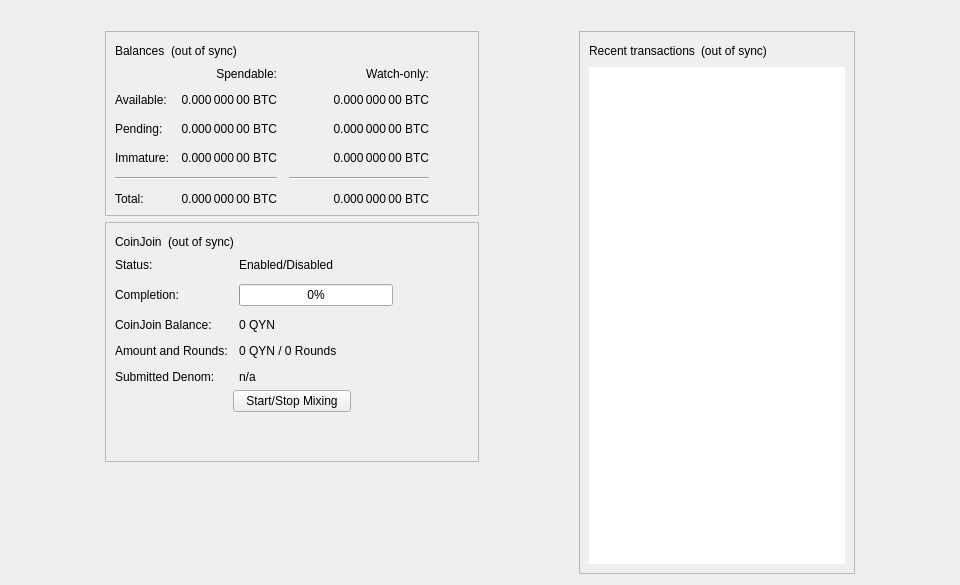
<?xml version="1.0" encoding="UTF-8"?>
<ui version="4.0">
 <class>OverviewPage</class>
 <widget class="QWidget" name="OverviewPage">
  <property name="geometry">
   <rect>
    <x>0</x>
    <y>0</y>
    <width>960</width>
    <height>585</height>
   </rect>
  </property>
  <property name="minimumSize">
   <size>
    <width>960</width>
    <height>0</height>
   </size>
  </property>
  <property name="windowTitle">
   <string>Form</string>
  </property>
  <layout class="QVBoxLayout" name="topLayout">
   <item>
    <widget class="QLabel" name="labelAlerts">
     <property name="visible">
      <bool>false</bool>
     </property>
     <property name="wordWrap">
      <bool>true</bool>
     </property>
     <property name="margin">
      <number>3</number>
     </property>
     <property name="textInteractionFlags">
      <set>Qt::TextSelectableByMouse</set>
     </property>
    </widget>
   </item>
   <item>
    <layout class="QHBoxLayout" name="horizontalLayout" stretch="1,0,1,0,1">
     <item>
      <spacer name="horizontalSpacerLeft">
       <property name="orientation">
        <enum>Qt::Horizontal</enum>
       </property>
       <property name="sizeType">
        <enum>QSizePolicy::Preferred</enum>
       </property>
       <property name="sizeHint" stdset="0">
        <size>
         <width>10</width>
         <height>20</height>
        </size>
       </property>
      </spacer>
     </item>
     <item>
      <layout class="QVBoxLayout" name="verticalLayout_2">
       <item>
        <widget class="QFrame" name="frame">
         <property name="frameShape">
          <enum>QFrame::StyledPanel</enum>
         </property>
         <property name="frameShadow">
          <enum>QFrame::Raised</enum>
         </property>
         <layout class="QVBoxLayout" name="verticalLayout_4">
          <item>
           <layout class="QHBoxLayout" name="horizontalLayout_4">
            <item>
             <widget class="QLabel" name="label_5">
              <property name="text">
               <string>Balances</string>
              </property>
             </widget>
            </item>
            <item>
             <widget class="QLabel" name="labelWalletStatus">
              <property name="toolTip">
               <string>The displayed information may be out of date. Your wallet automatically synchronizes with the qYen network after a connection is established, but this process has not completed yet.</string>
              </property>
              <property name="text">
               <string notr="true">(out of sync)</string>
              </property>
              <property name="alignment">
               <set>Qt::AlignLeading|Qt::AlignLeft|Qt::AlignVCenter</set>
              </property>
             </widget>
            </item>
            <item>
             <spacer name="horizontalSpacer_3">
              <property name="orientation">
               <enum>Qt::Horizontal</enum>
              </property>
              <property name="sizeHint" stdset="0">
               <size>
                <width>40</width>
                <height>20</height>
               </size>
              </property>
             </spacer>
            </item>
           </layout>
          </item>
          <item>
           <layout class="QGridLayout" name="gridLayout">
            <property name="spacing">
             <number>12</number>
            </property>
            <item row="2" column="2">
             <widget class="QLabel" name="labelWatchPending">
              <property name="cursor">
               <cursorShape>IBeamCursor</cursorShape>
              </property>
              <property name="toolTip">
               <string>Unconfirmed transactions to watch-only addresses</string>
              </property>
              <property name="text">
               <string notr="true">0.000 000 00 BTC</string>
              </property>
              <property name="alignment">
               <set>Qt::AlignRight|Qt::AlignTrailing|Qt::AlignVCenter</set>
              </property>
              <property name="textInteractionFlags">
               <set>Qt::LinksAccessibleByMouse|Qt::TextSelectableByKeyboard|Qt::TextSelectableByMouse</set>
              </property>
             </widget>
            </item>
            <item row="2" column="1">
             <widget class="QLabel" name="labelUnconfirmed">
              <property name="cursor">
               <cursorShape>IBeamCursor</cursorShape>
              </property>
              <property name="toolTip">
               <string>Total of transactions that have yet to be confirmed, and do not yet count toward the spendable balance</string>
              </property>
              <property name="text">
               <string notr="true">0.000 000 00 BTC</string>
              </property>
              <property name="alignment">
               <set>Qt::AlignRight|Qt::AlignTrailing|Qt::AlignVCenter</set>
              </property>
              <property name="textInteractionFlags">
               <set>Qt::LinksAccessibleByMouse|Qt::TextSelectableByKeyboard|Qt::TextSelectableByMouse</set>
              </property>
             </widget>
            </item>
            <item row="3" column="2">
             <widget class="QLabel" name="labelWatchImmature">
              <property name="cursor">
               <cursorShape>IBeamCursor</cursorShape>
              </property>
              <property name="toolTip">
               <string>Mined balance in watch-only addresses that has not yet matured</string>
              </property>
              <property name="text">
               <string notr="true">0.000 000 00 BTC</string>
              </property>
              <property name="alignment">
               <set>Qt::AlignRight|Qt::AlignTrailing|Qt::AlignVCenter</set>
              </property>
              <property name="textInteractionFlags">
               <set>Qt::LinksAccessibleByMouse|Qt::TextSelectableByKeyboard|Qt::TextSelectableByMouse</set>
              </property>
             </widget>
            </item>
            <item row="4" column="0" colspan="2">
             <widget class="Line" name="lineSpendableBalance">
              <property name="orientation">
               <enum>Qt::Horizontal</enum>
              </property>
             </widget>
            </item>
            <item row="4" column="2">
             <widget class="Line" name="lineWatchBalance">
              <property name="sizePolicy">
               <sizepolicy hsizetype="Preferred" vsizetype="Fixed">
                <horstretch>0</horstretch>
                <verstretch>0</verstretch>
               </sizepolicy>
              </property>
              <property name="minimumSize">
               <size>
                <width>140</width>
                <height>0</height>
               </size>
              </property>
              <property name="orientation">
               <enum>Qt::Horizontal</enum>
              </property>
             </widget>
            </item>
            <item row="5" column="0">
             <widget class="QLabel" name="labelTotalText">
              <property name="text">
               <string>Total:</string>
              </property>
             </widget>
            </item>
            <item row="3" column="1">
             <widget class="QLabel" name="labelImmature">
              <property name="cursor">
               <cursorShape>IBeamCursor</cursorShape>
              </property>
              <property name="toolTip">
               <string>Mined balance that has not yet matured</string>
              </property>
              <property name="text">
               <string notr="true">0.000 000 00 BTC</string>
              </property>
              <property name="alignment">
               <set>Qt::AlignRight|Qt::AlignTrailing|Qt::AlignVCenter</set>
              </property>
              <property name="textInteractionFlags">
               <set>Qt::LinksAccessibleByMouse|Qt::TextSelectableByKeyboard|Qt::TextSelectableByMouse</set>
              </property>
             </widget>
            </item>
            <item row="2" column="3">
             <spacer name="horizontalSpacer_2">
              <property name="orientation">
               <enum>Qt::Horizontal</enum>
              </property>
              <property name="sizeHint" stdset="0">
               <size>
                <width>40</width>
                <height>20</height>
               </size>
              </property>
             </spacer>
            </item>
            <item row="3" column="0">
             <widget class="QLabel" name="labelImmatureText">
              <property name="text">
               <string>Immature:</string>
              </property>
             </widget>
            </item>
            <item row="5" column="1">
             <widget class="QLabel" name="labelTotal">
              <property name="cursor">
               <cursorShape>IBeamCursor</cursorShape>
              </property>
              <property name="toolTip">
               <string>Your current total balance</string>
              </property>
              <property name="text">
               <string notr="true">0.000 000 00 BTC</string>
              </property>
              <property name="alignment">
               <set>Qt::AlignRight|Qt::AlignTrailing|Qt::AlignVCenter</set>
              </property>
              <property name="textInteractionFlags">
               <set>Qt::LinksAccessibleByMouse|Qt::TextSelectableByKeyboard|Qt::TextSelectableByMouse</set>
              </property>
             </widget>
            </item>
            <item row="5" column="2">
             <widget class="QLabel" name="labelWatchTotal">
              <property name="cursor">
               <cursorShape>IBeamCursor</cursorShape>
              </property>
              <property name="toolTip">
               <string>Current total balance in watch-only addresses</string>
              </property>
              <property name="text">
               <string notr="true">0.000 000 00 BTC</string>
              </property>
              <property name="alignment">
               <set>Qt::AlignRight|Qt::AlignTrailing|Qt::AlignVCenter</set>
              </property>
              <property name="textInteractionFlags">
               <set>Qt::LinksAccessibleByMouse|Qt::TextSelectableByKeyboard|Qt::TextSelectableByMouse</set>
              </property>
             </widget>
            </item>
            <item row="0" column="2">
             <widget class="QLabel" name="labelWatchonly">
              <property name="text">
               <string>Watch-only:</string>
              </property>
              <property name="alignment">
               <set>Qt::AlignRight|Qt::AlignTrailing|Qt::AlignVCenter</set>
              </property>
             </widget>
            </item>
            <item row="1" column="0">
             <widget class="QLabel" name="labelBalanceText">
              <property name="text">
               <string>Available:</string>
              </property>
             </widget>
            </item>
            <item row="1" column="1">
             <widget class="QLabel" name="labelBalance">
              <property name="cursor">
               <cursorShape>IBeamCursor</cursorShape>
              </property>
              <property name="toolTip">
               <string>Your current spendable balance</string>
              </property>
              <property name="text">
               <string notr="true">0.000 000 00 BTC</string>
              </property>
              <property name="alignment">
               <set>Qt::AlignRight|Qt::AlignTrailing|Qt::AlignVCenter</set>
              </property>
              <property name="textInteractionFlags">
               <set>Qt::LinksAccessibleByMouse|Qt::TextSelectableByKeyboard|Qt::TextSelectableByMouse</set>
              </property>
             </widget>
            </item>
            <item row="1" column="2">
             <widget class="QLabel" name="labelWatchAvailable">
              <property name="cursor">
               <cursorShape>IBeamCursor</cursorShape>
              </property>
              <property name="toolTip">
               <string>Your current balance in watch-only addresses</string>
              </property>
              <property name="text">
               <string notr="true">0.000 000 00 BTC</string>
              </property>
              <property name="alignment">
               <set>Qt::AlignRight|Qt::AlignTrailing|Qt::AlignVCenter</set>
              </property>
              <property name="textInteractionFlags">
               <set>Qt::LinksAccessibleByMouse|Qt::TextSelectableByKeyboard|Qt::TextSelectableByMouse</set>
              </property>
             </widget>
            </item>
            <item row="2" column="0">
             <widget class="QLabel" name="labelPendingText">
              <property name="text">
               <string>Pending:</string>
              </property>
             </widget>
            </item>
            <item row="0" column="1">
             <widget class="QLabel" name="labelSpendable">
              <property name="text">
               <string>Spendable:</string>
              </property>
              <property name="alignment">
               <set>Qt::AlignRight|Qt::AlignTrailing|Qt::AlignVCenter</set>
              </property>
             </widget>
            </item>
           </layout>
          </item>
         </layout>
        </widget>
       </item>
       <item>
        <widget class="QFrame" name="frameCoinJoin">
         <property name="layoutDirection">
          <enum>Qt::LeftToRight</enum>
         </property>
         <property name="frameShape">
          <enum>QFrame::StyledPanel</enum>
         </property>
         <property name="frameShadow">
          <enum>QFrame::Raised</enum>
         </property>
         <layout class="QVBoxLayout" name="VerticalLayout_PS1">
          <item>
           <layout class="QHBoxLayout" name="horizontalLayout_5">
            <item>
             <widget class="QLabel" name="labelCoinJoinHeader">
              <property name="text">
               <string notr="true">CoinJoin</string>
              </property>
             </widget>
            </item>
            <item>
             <widget class="QLabel" name="labelCoinJoinSyncStatus">
              <property name="toolTip">
               <string>The displayed information may be out of date. Your wallet automatically synchronizes with the qYen network after a connection is established, but this process has not completed yet.</string>
              </property>
              <property name="text">
               <string notr="true">(out of sync)</string>
              </property>
              <property name="alignment">
               <set>Qt::AlignLeading|Qt::AlignLeft|Qt::AlignVCenter</set>
              </property>
             </widget>
            </item>
            <item>
             <spacer name="horizontalSpacer_4">
              <property name="orientation">
               <enum>Qt::Horizontal</enum>
              </property>
              <property name="sizeHint" stdset="0">
               <size>
                <width>40</width>
                <height>20</height>
               </size>
              </property>
             </spacer>
            </item>
           </layout>
          </item>
          <item>
           <layout class="QFormLayout" name="coinJoinFormLayout">
            <property name="fieldGrowthPolicy">
             <enum>QFormLayout::AllNonFixedFieldsGrow</enum>
            </property>
            <property name="horizontalSpacing">
             <number>11</number>
            </property>
            <property name="verticalSpacing">
             <number>12</number>
            </property>
            <item row="0" column="0">
             <widget class="QLabel" name="labelCoinJoinEnabledText">
              <property name="text">
               <string>Status:</string>
              </property>
             </widget>
            </item>
            <item row="0" column="1">
             <widget class="QLabel" name="labelCoinJoinEnabled">
              <property name="text">
               <string>Enabled/Disabled</string>
              </property>
             </widget>
            </item>
            <item row="1" column="0">
             <widget class="QLabel" name="labelCompletitionText">
              <property name="text">
               <string>Completion:</string>
              </property>
             </widget>
            </item>
            <item row="1" column="1">
             <widget class="QProgressBar" name="coinJoinProgress">
              <property name="maximumSize">
               <size>
                <width>154</width>
                <height>16777215</height>
               </size>
              </property>
              <property name="value">
               <number>0</number>
              </property>
             </widget>
            </item>
            <item row="2" column="0">
             <widget class="QLabel" name="labelAnonymizedText">
              <property name="text">
               <string notr="true">CoinJoin Balance:</string>
              </property>
             </widget>
            </item>
            <item row="2" column="1">
             <widget class="QLabel" name="labelAnonymized">
              <property name="text">
               <string notr="true">0 QYN</string>
              </property>
             </widget>
            </item>
            <item row="3" column="0">
             <widget class="QLabel" name="labelAmountAndRoundsText">
              <property name="text">
               <string>Amount and Rounds:</string>
              </property>
             </widget>
            </item>
            <item row="3" column="1">
             <widget class="QLabel" name="labelAmountRounds">
              <property name="text">
               <string>0 QYN / 0 Rounds</string>
              </property>
             </widget>
            </item>
            <item row="4" column="0">
             <widget class="QLabel" name="labelSubmittedDenomText">
              <property name="text">
               <string>Submitted Denom:</string>
              </property>
             </widget>
            </item>
            <item row="4" column="1">
             <widget class="QLabel" name="labelSubmittedDenom">
              <property name="toolTip">
               <string>The denominations you submitted to the Masternode.&lt;br&gt;To mix, other users must submit the exact same denominations.</string>
              </property>
              <property name="text">
               <string>n/a</string>
              </property>
              <property name="wordWrap">
               <bool>true</bool>
              </property>
             </widget>
            </item>
           </layout>
          </item>
          <item>
           <layout class="QVBoxLayout" name="VerticalLayout_PS">
            <item>
             <layout class="QHBoxLayout" name="horizontalLayout_3">
              <property name="topMargin">
               <number>0</number>
              </property>
              <item>
               <spacer name="horizontalSpacer_5">
                <property name="orientation">
                 <enum>Qt::Horizontal</enum>
                </property>
                <property name="sizeHint" stdset="0">
                 <size>
                  <width>40</width>
                  <height>20</height>
                 </size>
                </property>
               </spacer>
              </item>
              <item>
               <widget class="QPushButton" name="toggleCoinJoin">
                <property name="sizePolicy">
                 <sizepolicy hsizetype="MinimumExpanding" vsizetype="Fixed">
                  <horstretch>0</horstretch>
                  <verstretch>0</verstretch>
                 </sizepolicy>
                </property>
                <property name="text">
                 <string>Start/Stop Mixing</string>
                </property>
               </widget>
              </item>
              <item>
               <spacer name="horizontalSpacer_6">
                <property name="orientation">
                 <enum>Qt::Horizontal</enum>
                </property>
                <property name="sizeHint" stdset="0">
                 <size>
                  <width>40</width>
                  <height>20</height>
                 </size>
                </property>
               </spacer>
              </item>
             </layout>
            </item>
            <item>
             <spacer name="verticalSpacer_3">
              <property name="orientation">
               <enum>Qt::Vertical</enum>
              </property>
              <property name="sizeHint" stdset="0">
               <size>
                <width>20</width>
                <height>40</height>
               </size>
              </property>
             </spacer>
            </item>
           </layout>
          </item>
         </layout>
        </widget>
       </item>
       <item>
        <spacer name="verticalSpacer">
         <property name="orientation">
          <enum>Qt::Vertical</enum>
         </property>
         <property name="sizeHint" stdset="0">
          <size>
           <width>20</width>
           <height>40</height>
          </size>
         </property>
        </spacer>
       </item>
      </layout>
     </item>
     <item>
      <spacer name="horizontalSpacerCenter">
       <property name="orientation">
        <enum>Qt::Horizontal</enum>
       </property>
       <property name="sizeHint" stdset="0">
        <size>
         <width>10</width>
         <height>20</height>
        </size>
       </property>
      </spacer>
     </item>
     <item>
      <layout class="QVBoxLayout" name="verticalLayout_3">
       <item>
        <widget class="QFrame" name="frame_2">
         <property name="frameShape">
          <enum>QFrame::StyledPanel</enum>
         </property>
         <property name="frameShadow">
          <enum>QFrame::Raised</enum>
         </property>
         <layout class="QVBoxLayout" name="verticalLayout">
          <item>
           <layout class="QHBoxLayout" name="horizontalLayout_2">
            <item>
             <widget class="QLabel" name="label_4">
              <property name="text">
               <string>Recent transactions</string>
              </property>
             </widget>
            </item>
            <item>
             <widget class="QLabel" name="labelTransactionsStatus">
              <property name="toolTip">
               <string>The displayed information may be out of date. Your wallet automatically synchronizes with the qYen network after a connection is established, but this process has not completed yet.</string>
              </property>
              <property name="text">
               <string notr="true">(out of sync)</string>
              </property>
              <property name="alignment">
               <set>Qt::AlignLeading|Qt::AlignLeft|Qt::AlignVCenter</set>
              </property>
             </widget>
            </item>
            <item>
             <spacer name="horizontalSpacer">
              <property name="orientation">
               <enum>Qt::Horizontal</enum>
              </property>
              <property name="sizeHint" stdset="0">
               <size>
                <width>40</width>
                <height>20</height>
               </size>
              </property>
             </spacer>
            </item>
           </layout>
          </item>
          <item>
           <widget class="QListView" name="listTransactions">
            <property name="frameShape">
             <enum>QFrame::NoFrame</enum>
            </property>
            <property name="verticalScrollBarPolicy">
             <enum>Qt::ScrollBarAlwaysOff</enum>
            </property>
            <property name="horizontalScrollBarPolicy">
             <enum>Qt::ScrollBarAlwaysOff</enum>
            </property>
            <property name="selectionMode">
             <enum>QAbstractItemView::NoSelection</enum>
            </property>
           </widget>
          </item>
         </layout>
        </widget>
       </item>
      </layout>
     </item>
     <item>
      <spacer name="horizontalSpacerRight">
       <property name="orientation">
        <enum>Qt::Horizontal</enum>
       </property>
       <property name="sizeType">
        <enum>QSizePolicy::Preferred</enum>
       </property>
       <property name="sizeHint" stdset="0">
        <size>
         <width>10</width>
         <height>20</height>
        </size>
       </property>
      </spacer>
     </item>
    </layout>
   </item>
  </layout>
 </widget>
 <resources/>
 <connections/>
</ui>
